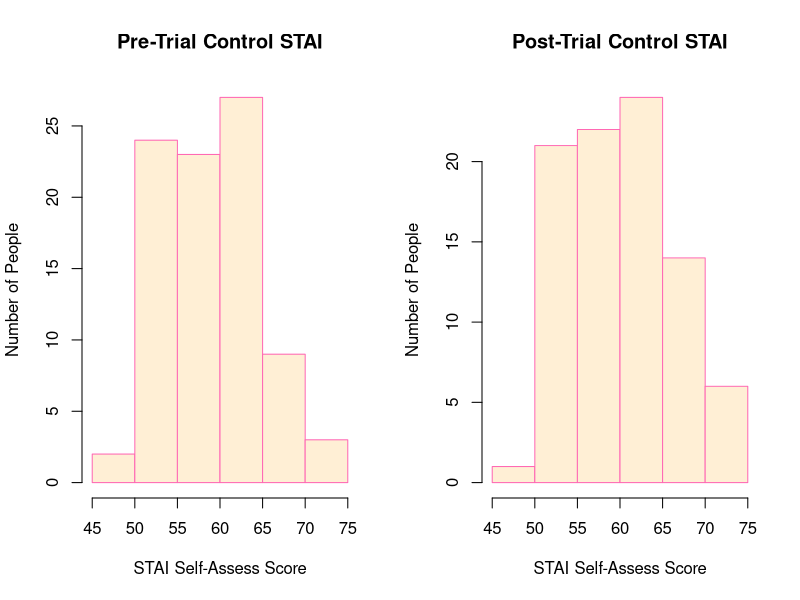
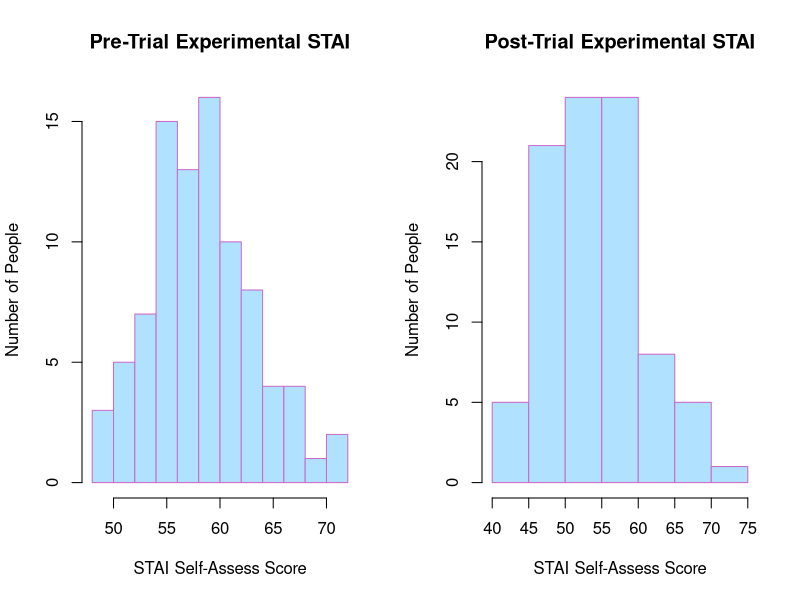
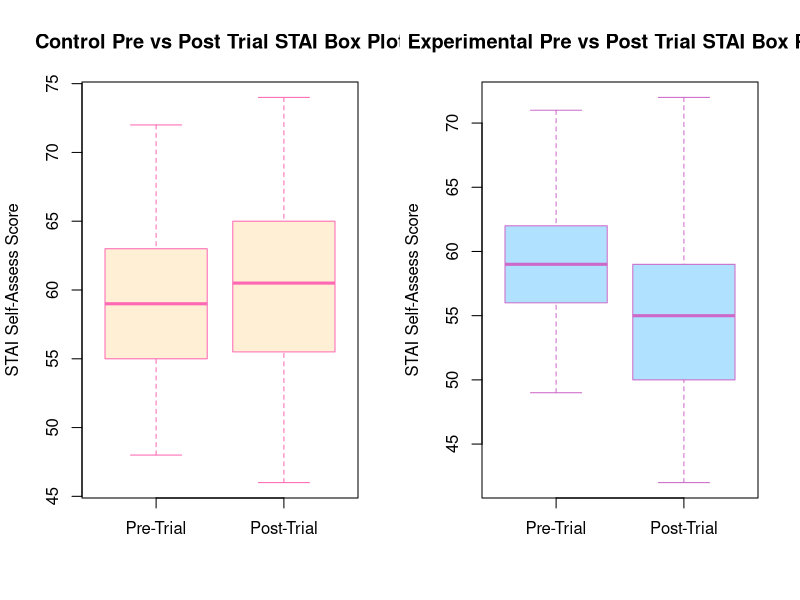

The R source for these figures, in order:
## ---- chunk 1
library(data.table)

setwd("C:/Users/Senan/OneDrive/Documents/Masters in Computing in Computer Animation/DAIE/GCA_GAD_and_VR_Group7")

dataFromControl <- read.csv("GROUP_7_2023_GCA_RESULTS_CONTROL.csv")
dataFromExperimental <- read.csv("GROUP_7_2023_GCA_RESULTS_EXPERIMENTAL.csv")

### Here the Control data is cleaned up to remove any values that are not possible - i.e GAD scores less than 0 or above 21 and STAI scores less than 20 and greater than 80
cleanControl = dataFromControl
cleanControl <- cleanControl[cleanControl$pretrial_GAD >= 0 & cleanControl$pretrial_GAD <= 21, ]
cleanControl <- cleanControl[cleanControl$posttrial_GAD >= 0 & cleanControl$posttrial_GAD <= 21, ]
cleanControl <- cleanControl[cleanControl$pretrial_STAI >= 20 & cleanControl$pretrial_STAI <= 80, ]
cleanControl <- cleanControl[cleanControl$posttrial_STAI >= 20 & cleanControl$posttrial_STAI <= 80, ]

### The above is repeated for the Experimental Data
cleanExperimental = dataFromExperimental
cleanExperimental <- cleanExperimental[cleanExperimental$pretrial_GAD >= 0 & cleanExperimental$pretrial_GAD <= 21, ]
cleanExperimental <- cleanExperimental[cleanExperimental$posttrial_GAD >= 0 & cleanExperimental$posttrial_GAD <= 21, ]
cleanExperimental <- cleanExperimental[cleanExperimental$pretrial_STAI >= 20 & cleanExperimental$pretrial_STAI <= 80, ]
cleanExperimental <- cleanExperimental[cleanExperimental$posttrial_STAI >= 20 & cleanExperimental$posttrial_STAI <= 80, ]

### A column containing the difference between the pre & post trial scores is created for both the Control and Experimental data for compararative analysis
cleanControl["GAD_differenceCol"] <- cleanControl$pretrial_GAD - cleanControl$posttrial_GAD
cleanControl["STAI_differenceCol"] <- cleanControl$pretrial_STAI - cleanControl$posttrial_STAI
cleanExperimental["GAD_differenceCol"] <- cleanExperimental$pretrial_GAD - cleanExperimental$posttrial_GAD
cleanExperimental["STAI_differenceCol"] <- cleanExperimental$pretrial_STAI - cleanExperimental$posttrial_STAI

# The t test function is run to determine if the improvement in the STAI and GAD scores means the null hypothesis can be rejected
STAI_tScore <- t.test(cleanControl$STAI_differenceCol, cleanExperimental$STAI_differenceCol)
GAD_tScore <- t.test(cleanControl$GAD_differenceCol, cleanExperimental$GAD_differenceCol)


# Shapiro-Wilks test is run
cleanControlPreTrialGAD_SWT <- shapiro.test(cleanControl$pretrial_GAD)
cleanControlPostTrialGAD_SWT <- shapiro.test(cleanControl$posttrial_GAD)
cleanControlPreTrialSTAI_SWT <- shapiro.test(cleanControl$pretrial_STAI)
cleanControlPostTrialSTAI_SWT <- shapiro.test(cleanControl$posttrial_STAI)

cleanExperimentalPreTrialGAD_SWT <- shapiro.test(cleanExperimental$pretrial_GAD)
cleanExperimentalPostTrialGAD_SWT <- shapiro.test(cleanExperimental$posttrial_GAD)
cleanExperimentalPreTrialSTAI_SWT <- shapiro.test(cleanExperimental$pretrial_STAI)
cleanExperimentalPostTrialSTAI_SWT <- shapiro.test(cleanExperimental$posttrial_STAI)
## ---- chunk 2
# combining all the shapiro-wilks scores into one single list to convert into a table for easier display in the html doc
listData <- c(cleanControlPreTrialGAD_SWT,cleanControlPostTrialGAD_SWT,cleanControlPreTrialSTAI_SWT,cleanControlPostTrialSTAI_SWT,cleanExperimentalPreTrialGAD_SWT, cleanExperimentalPostTrialGAD_SWT, cleanExperimentalPreTrialSTAI_SWT, cleanExperimentalPostTrialSTAI_SWT)

# extracting all the names from the above list
nm <- names(listData)
# the below extracts all the data from the above full list, putting each unique value under a single iteration of the heading i.e. all p-values under one p-value label
tableData <- lapply(unique(nm), function(n) unname(unlist(listData[nm %in% n])))
# extracts all the unique names and assigns them against the tableData name position
names(tableData) <- unique(nm)
#converts tableData from a list to a data.table 
tableData <- setDT(tableData)

tableData[,c("data.name", "p.value")]

#allows the below histograms to be displayed side by side
par(mfrow = c(1,2))

hist(cleanControl$pretrial_STAI, main = "Pre-Trial Control STAI", xlab = "STAI Self-Assess Score", ylab = "Number of People", col = "papayawhip", border = "hotpink")
hist(cleanControl$posttrial_STAI, main = "Post-Trial Control STAI", xlab = "STAI Self-Assess Score", ylab = "Number of People", col = "papayawhip", border = "hotpink")

hist(cleanExperimental$pretrial_STAI, main = "Pre-Trial Experimental STAI", xlab = "STAI Self-Assess Score", ylab = "Number of People", col = "lightskyblue1", border = "orchid3")
hist(cleanExperimental$posttrial_STAI, main = "Post-Trial Experimental STAI", xlab = "STAI Self-Assess Score", ylab = "Number of People", col = "lightskyblue1", border = "orchid3")
## ---- chunk 3
#BOX PLOTS
boxplot(cleanControl$pretrial_STAI,cleanControl$posttrial_STAI, main = "Control Pre vs Post Trial STAI Box Plot", names = c("Pre-Trial", "Post-Trial"), ylab = "STAI Self-Assess Score", col = "papayawhip", border = "hotpink")

boxplot(cleanExperimental$pretrial_STAI,cleanExperimental$posttrial_STAI, main = "Experimental Pre vs Post Trial STAI Box Plot", names = c("Pre-Trial", "Post-Trial"), ylab = "STAI Self-Assess Score", col = "lightskyblue1", border = "orchid3")
## ---- chunk 4
cat(STAI_tScore$statistic)
## ---- chunk 5
cat(STAI_tScore$p.value)
